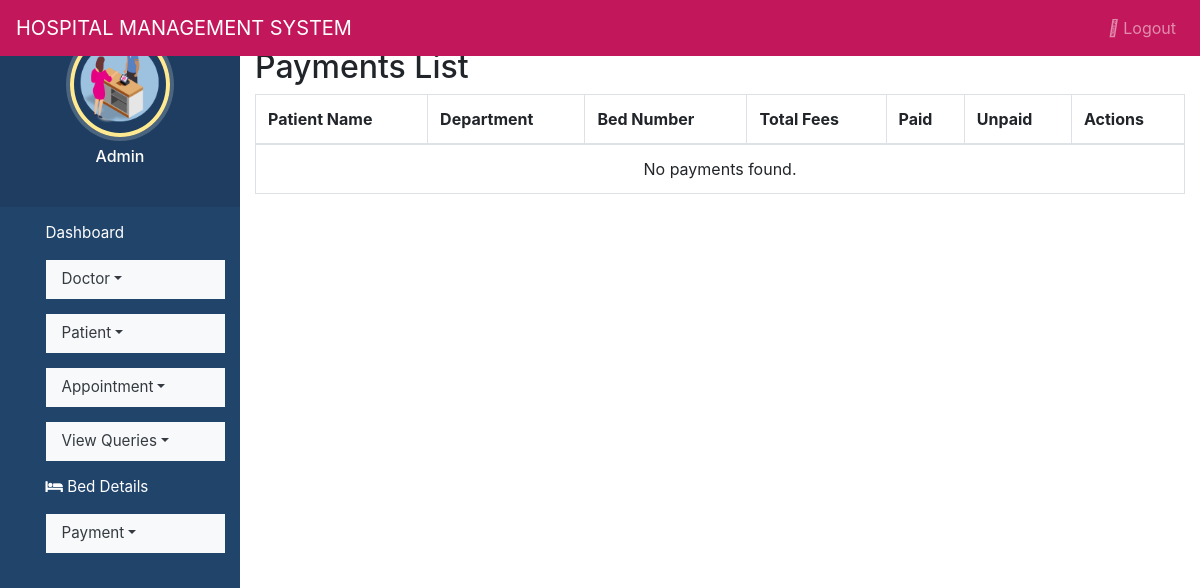
Before: /view_payments/ with the older database file.
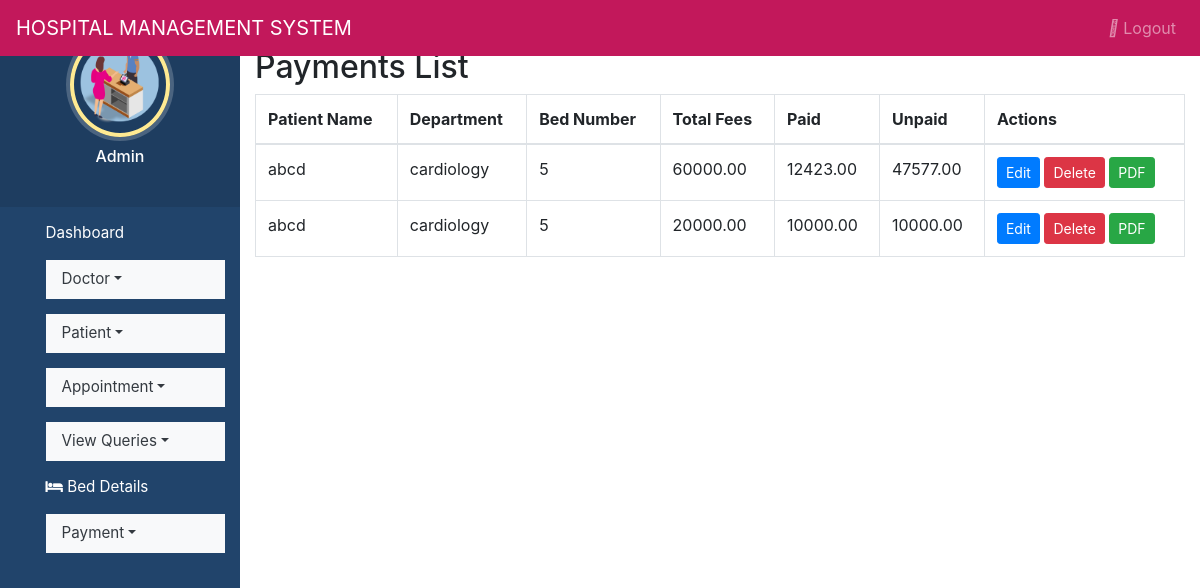
After: the same page with the newer database file.
### hospitals/models.py (models this page shows, shortened)
class Payment(models.Model):
    patient = models.ForeignKey(Patient, on_delete=models.CASCADE)
    total_fees = models.DecimalField(max_digits=10, decimal_places=2)
    paid = models.DecimalField(max_digits=10, decimal_places=2)
    unpaid = models.DecimalField(max_digits=10, decimal_places=2)
    date = models.DateField(auto_now_add=True)

class Patient(models.Model):
    name = models.CharField(max_length=50)
    gender = models.CharField(max_length=10)
    mobile = models.IntegerField(null=True)
    address = models.CharField(max_length=50)
    department = models.CharField(null=True, blank=True)
    bed_number = models.CharField(null=True, blank=True)

### hospitals/views.py (the view)
# urls.py: path('view_payments/', view_payments, name='view_payments'),
def view_payments(request):
    payments = Payment.objects.select_related('patient').all()
    return render(request, 'view_payments.html', {'payments': payments})

### hospitals/templates/view_payments.html
{% extends 'admin_nav.html' %}
{% block content %}
<div class="container mt-5">
  <h2>Payments List</h2>
  <table class="table table-bordered">
    <thead>
      <tr>
        <th>Patient Name</th>
        <th>Department</th>
        <th>Bed Number</th>
        <th>Total Fees</th>
        <th>Paid</th>
        <th>Unpaid</th>
        <th>Actions</th>
      </tr>
    </thead>
    <tbody>
      {% for payment in payments %}
      <tr>
        <td>{{ payment.patient.name }}</td>
        <td>{{ payment.patient.department }}</td>
        <td>{{ payment.patient.bed_number }}</td>
        <td>{{ payment.total_fees }}</td>
        <td>{{ payment.paid }}</td>
        <td>{{ payment.unpaid }}</td>
        <td>
          <a href="{% url 'edit_payment' payment.id %}" class="btn btn-sm btn-primary">Edit</a>
          <a href="{% url 'delete_payment' payment.id %}" class="btn btn-sm btn-danger" onclick="return confirm('Are you sure to delete this payment?');">Delete</a>
          <a href="{% url 'download_receipt' payment.id %}" class="btn btn-sm btn-success">PDF</a>
        </td>
      </tr>
      {% empty %}
      <tr>
        <td colspan="7" class="text-center">No payments found.</td>
      </tr>
      {% endfor %}
    </tbody>
  </table>
</div>
{% endblock %}

Changed rows visible on the page:
added Payment: patient.name "abcd", patient.department "cardiology", patient.bed_number "5", total_fees "60000.00", paid "12423.00", unpaid "47577.00"
added Payment: patient.name "abcd", patient.department "cardiology", patient.bed_number "5", total_fees "20000.00", paid "10000.00", unpaid "10000.00"
Other visible differences:
text no longer shown: "No payments found."
